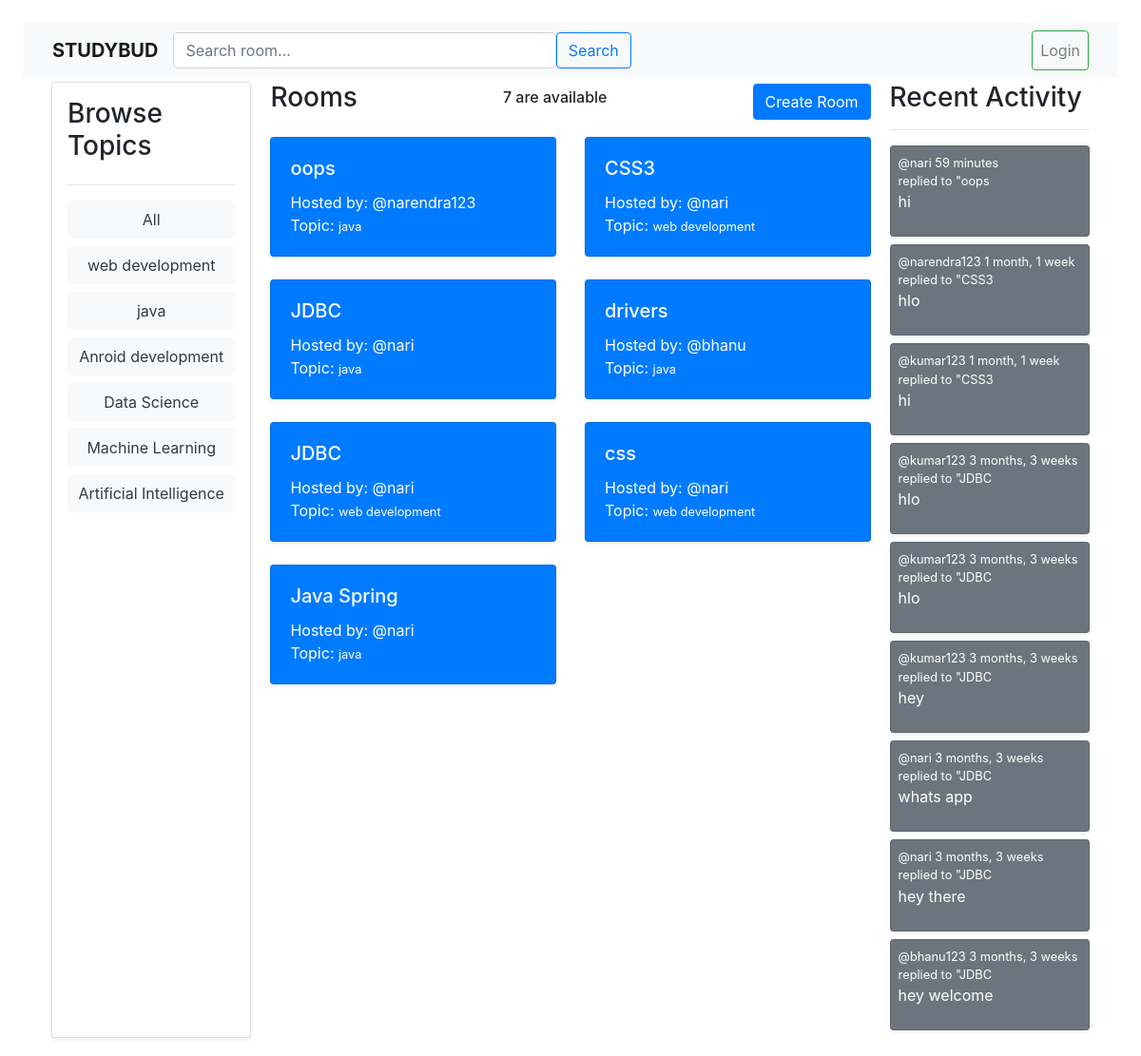
The page / on the database its author committed.
### base/models.py (models this page shows, shortened)
class Topic(models.Model):
    name=models.CharField(max_length=200)

class Room(models.Model):
    host=models.ForeignKey(User,on_delete=models.SET_NULL,null=True)
    topic=models.ForeignKey(Topic,on_delete=models.SET_NULL,null=True)
    name=models.CharField(max_length=200)
    description=models.TextField(null=True,blank=True)
    participents=models.ManyToManyField(User,related_name='participents',blank=True)
    updated= models.DateTimeField(auto_now=True)
    created=models.DateTimeField(auto_now_add=True)
    class Meta:
        ordering=['-updated','-created']
    def __str__(self):
        return self.name

class Message(models.Model):
    user=models.ForeignKey(User,on_delete=models.CASCADE)
    room=models.ForeignKey(Room,on_delete=models.CASCADE)
    body=models.TextField()
    updated= models.DateTimeField(auto_now=True)
    created=models.DateTimeField(auto_now_add=True)
    class Meta:
        ordering=['-updated','-created']
    def __str__(self):
        return self.body[0:50]

### base/views.py (the view)
# urls.py: path('',views.home,name="home"),
def home(request):
    q=request.GET.get('q') if request.GET.get('q')!=None else ''
    rooms=Room.objects.filter(Q(topic__name__contains=q)|
                              Q(description__icontains=q)|
                              Q(name__icontains=q)
                              )
    room_count=rooms.count()
    room_messages=Message.objects.filter(Q(room__topic__name__icontains=q))
    topics=Topic.objects.all()
    context={'rooms':rooms,'topics':topics,'room_count':room_count,
             'room_messages':room_messages}
    return render(request,"base/home.html",context)

### base/templates/base/home.html (shortened to what this page needs)
{% extends 'main.html' %}
{% block content %}
<div class="container-fluid mt-1 home-container">
    <div class="card p-3 shadow-sm">
        {% include 'base/topics_component.html' %}
    </div>
    <div>
        <div class="d-flex justify-content-between align-items-center mb-3">
            <h3>Rooms</h3>
            <h6>{{room_count}} are available</h6>
            <a href="{% url 'create-room' %}" class="btn btn-primary">Create Room</a>
        </div>
        <div class="row">
            {% include 'base/feed_component.html'%}
        </div>
    </div>
    <div>
        {% include 'base/activity_component.html' %}
    </div>
</div>
{% endblock %}

### base/templates/base/topics_component.html
<h3>Browse Topics</h3>
        <hr>
        <div class="mb-2">
            <a href="{% url 'home' %}" class="topic-box text-decoration-none text-dark">All</a>
        </div>
        {% for topic in topics %}
            <div class="mb-2">
                <a href="{% url 'home' %}?q={{ topic.name }}" class="topic-box text-decoration-none text-dark">{{ topic.name }}</a>
            </div>
        {% endfor %}

### base/templates/base/feed_component.html (shortened to what this page needs)
    {% for room in rooms %}
        <div class="col-md-6 mb-4">
            <div class="card text-white bg-primary shadow-sm">
                <div class="card-body">
                    <h5 class="card-title">
                        <a href="/room/{{ room.id }}" class="text-white text-decoration-none">{{ room.name }}</a>
                    </h5>
                    <p class="card-text">
                        Hosted by: <span><a class="link-dark" style="color: white;" href="{% url 'profile' room.host.id %}">@{{ room.host.username }}</a></span><br>
                        Topic: <small>{{ room.topic.name }}</small>
                    </p>
                </div>
            </div>
        </div>
    {% endfor %}

### base/templates/base/activity_component.html (shortened to what this page needs)
<h3>Recent Activity</h3>
        <hr>
        {% for message in room_messages %}
        <div class="mb-2">
        <div class="card text-white bg-secondary p-2 shadow-sm">
            <small>@{{message.user}} {{message.created|timesince}}</small>
            <small>replied to "{{message.room}}</small>
            <p>
                {{message}}
            </p>
        </div>
        </div>
        {% endfor %}

### base/templates/base/home.html (style rules this page uses)
.home-container { display: grid; grid-template-columns: 1fr 3fr 1fr; gap: 20px; }
.topic-box { display: block; padding: 8px; border-radius: 5px; text-align: center; background-color: #f8f9fa; transition: background-color 0.2s; }

### rows shown on the page
Topic: name "web development"
Topic: name "java"
Topic: name "Anroid development"
Topic: name "Data Science"
Topic: name "Machine Learning"
Topic: name "Artificial Intelligence"
Room: name "oops", host.username "narendra123", topic.name "java"
Room: name "CSS3", host.username "nari", topic.name "web development"
Room: name "JDBC", host.username "nari", topic.name "java"
Room: name "drivers", host.username "bhanu", topic.name "java"
Room: name "JDBC", host.username "nari", topic.name "web development"
Room: name "css", host.username "nari", topic.name "web development"
Room: name "Java Spring", host.username "nari", topic.name "java"
Message: user "nari", created "59 minutes", room "oops", body "hi"
Message: user "narendra123", created "1 month, 1 week", room "CSS3", body "hlo"
Message: user "kumar123", created "1 month, 1 week", room "CSS3", body "hi"
Message: user "kumar123", created "3 months, 3 weeks", room "JDBC", body "hlo"
Message: user "kumar123", created "3 months, 3 weeks", room "JDBC", body "hlo"
Message: user "kumar123", created "3 months, 3 weeks", room "JDBC", body "hey"
Message: user "nari", created "3 months, 3 weeks", room "JDBC", body "whats app"
Message: user "nari", created "3 months, 3 weeks", room "JDBC", body "hey there"
Message: user "bhanu123", created "3 months, 3 weeks", room "JDBC", body "hey welcome"

### other values the page prints
{{ room_count }} "7"
